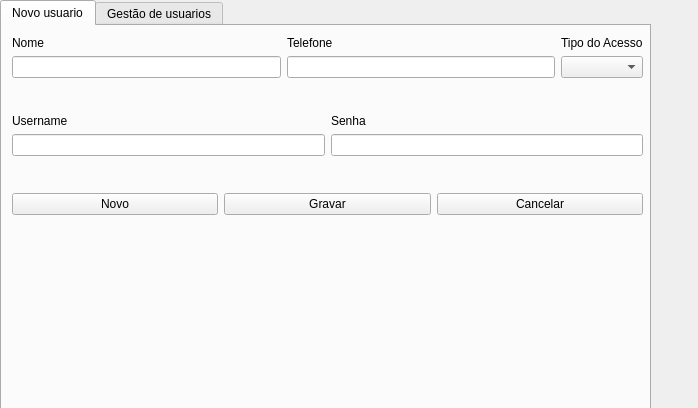
<?xml version="1.0" encoding="UTF-8"?>
<ui version="4.0">
 <class>fm_gestaoUsuario</class>
 <widget class="QDialog" name="fm_gestaoUsuario">
  <property name="geometry">
   <rect>
    <x>0</x>
    <y>0</y>
    <width>698</width>
    <height>408</height>
   </rect>
  </property>
  <property name="windowTitle">
   <string>Gestão de Usuarios</string>
  </property>
  <property name="windowIcon">
   <iconset>
    <normaloff>:/imagens/img/images.png</normaloff>:/imagens/img/images.png</iconset>
  </property>
  <widget class="QTabWidget" name="tabWidget">
   <property name="geometry">
    <rect>
     <x>0</x>
     <y>0</y>
     <width>651</width>
     <height>411</height>
    </rect>
   </property>
   <property name="currentIndex">
    <number>0</number>
   </property>
   <widget class="QWidget" name="tab_novousuario">
    <attribute name="title">
     <string>Novo usuario</string>
    </attribute>
    <widget class="QWidget" name="layoutWidget">
     <property name="geometry">
      <rect>
       <x>10</x>
       <y>10</y>
       <width>631</width>
       <height>179</height>
      </rect>
     </property>
     <layout class="QVBoxLayout" name="verticalLayout_6">
      <item>
       <layout class="QHBoxLayout" name="horizontalLayout">
        <item>
         <layout class="QVBoxLayout" name="verticalLayout">
          <item>
           <widget class="QLabel" name="label">
            <property name="text">
             <string>Nome</string>
            </property>
           </widget>
          </item>
          <item>
           <widget class="QLineEdit" name="txt_novonome"/>
          </item>
         </layout>
        </item>
        <item>
         <layout class="QVBoxLayout" name="verticalLayout_4">
          <item>
           <widget class="QLabel" name="label_4">
            <property name="text">
             <string>Telefone</string>
            </property>
           </widget>
          </item>
          <item>
           <widget class="QLineEdit" name="txt_novotelefone"/>
          </item>
         </layout>
        </item>
        <item>
         <layout class="QVBoxLayout" name="verticalLayout_5">
          <item>
           <widget class="QLabel" name="label_5">
            <property name="text">
             <string>Tipo do Acesso</string>
            </property>
           </widget>
          </item>
          <item>
           <widget class="QComboBox" name="cb_novoacesso"/>
          </item>
         </layout>
        </item>
       </layout>
      </item>
      <item>
       <spacer name="verticalSpacer">
        <property name="orientation">
         <enum>Qt::Vertical</enum>
        </property>
        <property name="sizeType">
         <enum>QSizePolicy::Expanding</enum>
        </property>
        <property name="sizeHint" stdset="0">
         <size>
          <width>20</width>
          <height>40</height>
         </size>
        </property>
       </spacer>
      </item>
      <item>
       <layout class="QHBoxLayout" name="horizontalLayout_2">
        <item>
         <layout class="QVBoxLayout" name="verticalLayout_2">
          <item>
           <widget class="QLabel" name="label_2">
            <property name="text">
             <string>Username</string>
            </property>
           </widget>
          </item>
          <item>
           <widget class="QLineEdit" name="txt_novousuario"/>
          </item>
         </layout>
        </item>
        <item>
         <layout class="QVBoxLayout" name="verticalLayout_3">
          <item>
           <widget class="QLabel" name="label_3">
            <property name="text">
             <string>Senha</string>
            </property>
           </widget>
          </item>
          <item>
           <widget class="QLineEdit" name="txt_novasenha"/>
          </item>
         </layout>
        </item>
       </layout>
      </item>
      <item>
       <spacer name="verticalSpacer_2">
        <property name="orientation">
         <enum>Qt::Vertical</enum>
        </property>
        <property name="sizeHint" stdset="0">
         <size>
          <width>20</width>
          <height>40</height>
         </size>
        </property>
       </spacer>
      </item>
      <item>
       <layout class="QHBoxLayout" name="horizontalLayout_3">
        <item>
         <widget class="QPushButton" name="btn_novo_novousuario">
          <property name="text">
           <string>Novo</string>
          </property>
          <property name="autoDefault">
           <bool>false</bool>
          </property>
         </widget>
        </item>
        <item>
         <widget class="QPushButton" name="btn_novousuario_gravar">
          <property name="text">
           <string>Gravar</string>
          </property>
          <property name="autoDefault">
           <bool>false</bool>
          </property>
         </widget>
        </item>
        <item>
         <widget class="QPushButton" name="pushButton_2">
          <property name="text">
           <string>Cancelar</string>
          </property>
          <property name="autoDefault">
           <bool>false</bool>
          </property>
         </widget>
        </item>
       </layout>
      </item>
     </layout>
    </widget>
   </widget>
   <widget class="QWidget" name="tab_gestaousuarios">
    <attribute name="title">
     <string>Gestão de usuarios</string>
    </attribute>
    <widget class="QWidget" name="layoutWidget_3">
     <property name="geometry">
      <rect>
       <x>390</x>
       <y>20</y>
       <width>251</width>
       <height>60</height>
      </rect>
     </property>
     <layout class="QVBoxLayout" name="verticalLayout_9">
      <item>
       <widget class="QLabel" name="label_13">
        <property name="text">
         <string>Filtar</string>
        </property>
       </widget>
      </item>
      <item>
       <layout class="QHBoxLayout" name="horizontalLayout_5">
        <item>
         <widget class="QLineEdit" name="txt_gu_filtrar"/>
        </item>
        <item>
         <widget class="QPushButton" name="btn_gu_filtrar">
          <property name="text">
           <string>ok</string>
          </property>
         </widget>
        </item>
       </layout>
      </item>
     </layout>
    </widget>
    <widget class="QGroupBox" name="groupBox">
     <property name="geometry">
      <rect>
       <x>260</x>
       <y>10</y>
       <width>120</width>
       <height>61</height>
      </rect>
     </property>
     <property name="title">
      <string>Filtrar por:</string>
     </property>
     <widget class="QRadioButton" name="rb_gu_id">
      <property name="geometry">
       <rect>
        <x>10</x>
        <y>20</y>
        <width>82</width>
        <height>17</height>
       </rect>
      </property>
      <property name="text">
       <string>ID</string>
      </property>
      <property name="checked">
       <bool>true</bool>
      </property>
     </widget>
     <widget class="QRadioButton" name="rb_gu_nome">
      <property name="geometry">
       <rect>
        <x>10</x>
        <y>40</y>
        <width>82</width>
        <height>17</height>
       </rect>
      </property>
      <property name="text">
       <string>Nome</string>
      </property>
     </widget>
    </widget>
    <widget class="QTableWidget" name="tw_gu_listausuario">
     <property name="geometry">
      <rect>
       <x>260</x>
       <y>90</y>
       <width>381</width>
       <height>241</height>
      </rect>
     </property>
    </widget>
    <widget class="QWidget" name="layoutWidget">
     <property name="geometry">
      <rect>
       <x>0</x>
       <y>0</y>
       <width>241</width>
       <height>352</height>
      </rect>
     </property>
     <layout class="QVBoxLayout" name="verticalLayout_7">
      <item>
       <layout class="QVBoxLayout" name="verticalLayout_8">
        <item>
         <widget class="QLabel" name="label_7">
          <property name="text">
           <string>Nome</string>
          </property>
         </widget>
        </item>
        <item>
         <widget class="QLineEdit" name="txt_gu_nome"/>
        </item>
        <item>
         <widget class="QLabel" name="label_8">
          <property name="text">
           <string>Username</string>
          </property>
         </widget>
        </item>
        <item>
         <widget class="QLineEdit" name="txt_gu_username"/>
        </item>
        <item>
         <widget class="QLabel" name="label_9">
          <property name="text">
           <string>Senha</string>
          </property>
         </widget>
        </item>
        <item>
         <widget class="QLineEdit" name="txt_gu_senha"/>
        </item>
        <item>
         <widget class="QLabel" name="label_10">
          <property name="text">
           <string>Telefone</string>
          </property>
         </widget>
        </item>
        <item>
         <widget class="QLineEdit" name="txt_gu_telefone"/>
        </item>
        <item>
         <widget class="QLabel" name="label_11">
          <property name="text">
           <string>Acesso</string>
          </property>
         </widget>
        </item>
        <item>
         <widget class="QComboBox" name="cb_gu_acesso"/>
        </item>
       </layout>
      </item>
      <item>
       <spacer name="verticalSpacer_3">
        <property name="orientation">
         <enum>Qt::Vertical</enum>
        </property>
        <property name="sizeHint" stdset="0">
         <size>
          <width>20</width>
          <height>40</height>
         </size>
        </property>
       </spacer>
      </item>
      <item>
       <layout class="QHBoxLayout" name="horizontalLayout_4">
        <item>
         <widget class="QPushButton" name="btn_gu_vervendas">
          <property name="text">
           <string>Ver vendas</string>
          </property>
         </widget>
        </item>
        <item>
         <widget class="QPushButton" name="btn_gu_excluir">
          <property name="text">
           <string>Excluir</string>
          </property>
         </widget>
        </item>
       </layout>
      </item>
     </layout>
    </widget>
   </widget>
  </widget>
 </widget>
 <resources/>
 <connections/>
</ui>
